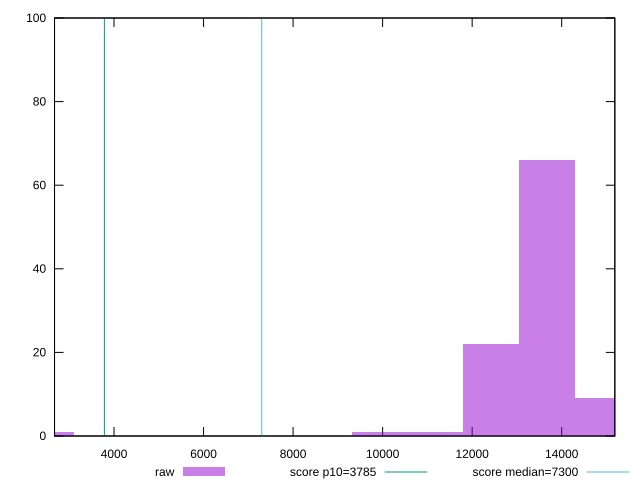

Here is the gnuplot script that generated this plot:
reset

$raw <<EOF
13667.752561635167 66
11182.706641337863 1
14910.275521783817 9
12425.229601486515 22
9940.183681189212 1
2485.045920297303 1
EOF

set key outside below
set boxwidth 1242.5229601486515
set xrange [2671.1150000000002:15187.053499999998]
set yrange [0:100]
set trange [0:100]
set style fill transparent solid 0.5 noborder

set parametric
set terminal svg size 640, 490 enhanced background rgb 'white'
set output "report/report_00029_2021-02-24T13-36-40.390Z/interactive/samples/music/raw/histogram.svg"

plot $raw title "raw" with boxes, \
     3785,t title "score p10=3785", \
     7300,t title "score median=7300"

reset
